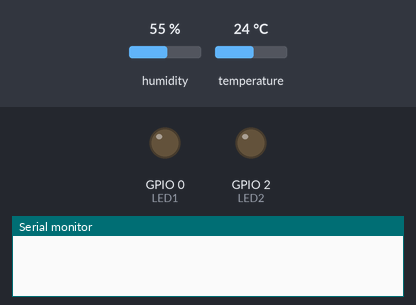
Bench run of a sketch on a simulated ESP8266 (NodeMCU). Shown: output pins drawn as LEDs (lit = HIGH), the last lines printed to the serial monitor. The inputs (shaded band) are chosen by the test bench; at power-on: humidity 55 %, temperature 24 °C. WiFi joins after 1.5 s; servers stay silent unless stated; random numbers use the default seed unless the sketch sets one; no MQTT or app messages arrive unless stated.

Above: at 0.0 s.
At 51.6 s:
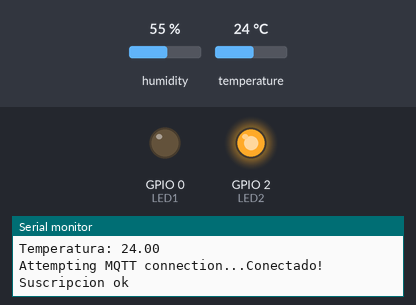
Timing chart, 0 to 53.1 s (numbered marks = the images above):
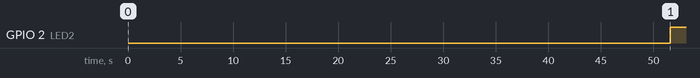

The sketch:

ESP-01-DHT11.ino
```cpp
#include <ESP8266WiFi.h>
#include <PubSubClient.h>
#include <DHT.h>
#define DHTPIN 1 //DHT11 data pin is connected to ESP8266 pin GPIO1 (TX)
#define DHTTYPE DHT11 //se coloca el tippo
// INSTANCIA DLE SENSOR
DHT dht(DHTPIN, DHTTYPE); // enlace a la libreria
// Update these with values suitable for your network.

const char* ssid = "ZTE";
const char* password = "Peru1234";
const char *mqtt_server = "192.168.1.5 ";
const int mqtt_port = 1883; //....
const char *root_topic_subscribe = "ESP01/DHT11";
const char *root_topic_publish = "ESP01/DHT11";

/*********IP WIFI CONFIGURATION*********/
IPAddress ip(192,168,1,150);
IPAddress gateway(192,168,1,1);
IPAddress subnet(255,255,255,0);
/***************************************/

WiFiClient espClient;
PubSubClient client(espClient);
long lastMsg = 0;
char msg[50];
int value = 0;
long count=0;
#define LED1 0 // relay co  nnected to  GPIO0
#define LED2 2 // relay co  nnected to  GPIO2

void setup() {
  pinMode(BUILTIN_LED, OUTPUT);
  pinMode( LED1 , OUTPUT);     // Initialize the BUILTIN_LED pin as an output
  pinMode( LED2 , OUTPUT);     // Initialize the BUILTIN_LED pin as an output
  Serial.begin(115200);
  dht.begin(); // se inicia el sensor

  setup_wifi();
  client.setServer(mqtt_server, 1883);
  client.setCallback(callback);
}

//*****************************
//***    CONEXION WIFI      ***
//*****************************

void setup_wifi() {

  delay(10);
  // We start by connecting to a WiFi network
  Serial.println();
  Serial.print("Connecting to ");
  Serial.println(ssid);
  WiFi.begin(ssid, password);
   //IP STATICA
    WiFi.config(ip,gateway,subnet);
  while (WiFi.status() != WL_CONNECTED) {
    delay(500);
    Serial.print(".");
  }

  Serial.println("");
  Serial.println("WiFi connected");
  Serial.println("IP address: ");
  Serial.println(WiFi.localIP());
}

//*****************************
//***       CALLBACK        ***
//*****************************

void callback(char* topic, byte* payload, unsigned int length) {
   String incoming = "";
  Serial.print("Mensaje recibido desde -> ");
  Serial.print(topic);
  Serial.print(" ");
for (int i = 0; i < length; i++) {
    incoming += (char)payload[i];
  }
  if (incoming == "1") {
    Serial.println("Encender Foco");
    digitalWrite(LED1, HIGH);
  } else if(incoming == "0") {
    Serial.println("Apagar Foco");
    digitalWrite(LED1, LOW);
  }
   incoming.trim();
   Serial.println("Mensaje -> " + incoming);

}

//*****************************
//***    CONEXION MQTT      ***
//*****************************

void reconnect() {
  // Loop until we're reconnected
  while (!client.connected()) {
    Serial.print("Attempting MQTT connection...");
     // Creamos un cliente ID
    String clientId = "IOTICOS_H_W_";
    clientId += String(random(0xffff), HEX);
    // Intentamos conectar
    if (client.connect("root_topic_subscribe")) {
      Serial.println("Conectado!");
      // Nos suscribimos
      if(client.subscribe(root_topic_subscribe)){
        Serial.println("Suscripcion ok");
         digitalWrite(LED2, HIGH);
      }else{
        Serial.println("fallo Suscripciión");
      }
    } else {
      Serial.print("falló :( con error -> ");
      Serial.print(client.state());
      Serial.println(" Intentamos de nuevo en 5 segundos");
      digitalWrite(LED2, LOW);
      delay(5000);
    }

  }
}

void loop() {
 float t = dht.readTemperature(); //leed datos de t° y humedad
 float h = dht.readHumidity(); //Lee la humedad
 String strTmp;
 char chrTmp [5];
 strTmp += t; //concatenando

  Serial.print("Humedad: ");
  Serial.println(h);
  Serial.println(" %\t");
  Serial.print("Temperatura: ");
  Serial.println(t);
  delay(50000);

  if (!client.connected()) {
    reconnect();
  }
  if (client.connected()){
   // String str = "La cuenta es -> " + String(count);
    strTmp.toCharArray(chrTmp,5);
    client.publish(root_topic_publish,chrTmp);
    count++;
    delay(300);
  }

  client.loop();

  long now = millis();
  if (now - lastMsg > 2000) {
    lastMsg = now;
    ++value;
    snprintf (msg, 75, "hello world #%ld", value);
    Serial.print("Publish message: ");
    Serial.println(msg);
    client.publish("iso3/rele3", msg);
  }
}
```

Measured:
- by itself, GPIO 2 (LED2): LOW → HIGH at 51.6 s
